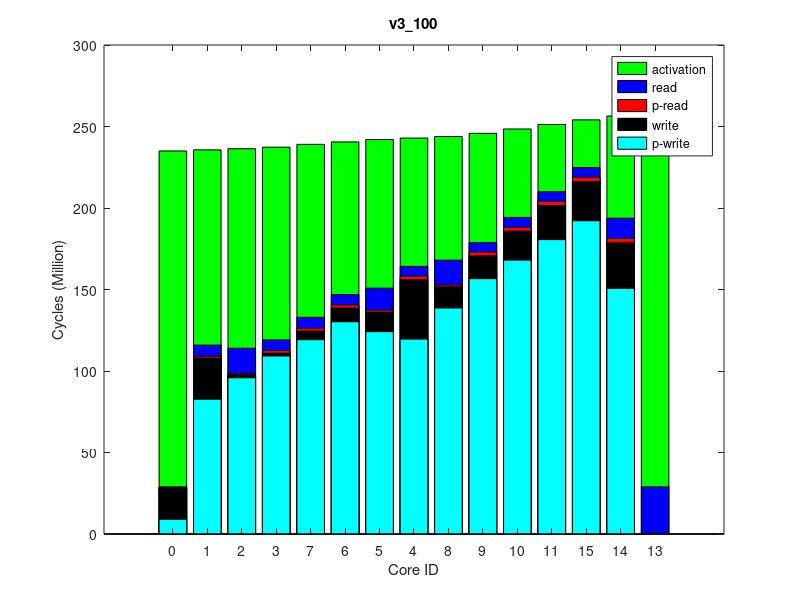

This chart was generated by the following MATLAB code:
times(1, :, :) = [
213666, 236532714, 0
1111996, 237215980, 0
801096, 237905624, 0
1673697, 238872458, 0
2185940, 244470022, 0
1295299, 243550597, 0
1966269, 242091736, 0
1816431, 240605519, 0
1147329, 245395602, 0
2352473, 247363253, 0
2401510, 250045905, 0
2572930, 252808393, 0
0, 258359480, 0
2696660, 258076872, 0
2740643, 255707360, 0
];
times(2, :, :) = [
213666, 236546270, 0
1112046, 237229574, 0
800780, 237920687, 0
1673604, 238888613, 0
2187050, 244484180, 0
1295342, 243564484, 0
1966704, 242106862, 0
1815469, 240621532, 0
1149022, 245409949, 0
2354717, 247377072, 0
2401999, 250058825, 0
2571081, 252821505, 0
0, 258374200, 0
2696131, 258091475, 0
2740732, 255720546, 0
];
times(3, :, :) = [
213666, 236536843, 0
1112123, 237220459, 0
799909, 237911533, 0
1673278, 238878161, 0
2186161, 244476435, 0
1295299, 243556385, 0
1966713, 242098555, 0
1816444, 240610987, 0
1147210, 245401947, 0
2357065, 247369451, 0
2401693, 250052653, 0
2570749, 252815030, 0
0, 258363227, 0
2695997, 258077931, 0
2740330, 255714401, 0
];
times(4, :, :) = [
213666, 236530110, 0
1112255, 237214731, 0
798656, 237903959, 0
1671399, 238872050, 0
2184284, 244469172, 0
1296376, 243549328, 0
1965447, 242090794, 0
1810226, 240604841, 0
1146725, 245394875, 0
2354929, 247360810, 0
2401223, 250042427, 0
2571129, 252804271, 0
0, 258349423, 0
2696105, 258068269, 0
2740512, 255701494, 0
];
times(5, :, :) = [
213666, 236546690, 0
1112283, 237231075, 0
801104, 237920183, 0
1672417, 238887485, 0
2183332, 244484299, 0
1295229, 243565030, 0
1964875, 242106819, 0
1810810, 240620322, 0
1145558, 245409708, 0
2352731, 247375881, 0
2402251, 250057156, 0
2572384, 252819899, 0
0, 258371644, 0
2696271, 258090516, 0
2741054, 255719380, 0
];
times(6, :, :) = [
213666, 236530541, 0
1112234, 237213604, 0
800058, 237901055, 0
1674610, 238869524, 0
2186303, 244467884, 0
1296329, 243548916, 0
1964270, 242090539, 0
1813582, 240604523, 0
1147196, 245393794, 0
2353250, 247358567, 0
2402102, 250040728, 0
2569527, 252802639, 0
0, 258342362, 0
2695872, 258060649, 0
2740424, 255699854, 0
];
times(7, :, :) = [
213666, 236546554, 0
1112077, 237229962, 0
800205, 237920608, 0
1674544, 238885403, 0
2186777, 244481845, 0
1295508, 243562636, 0
1966076, 242104248, 0
1815877, 240618093, 0
1146229, 245407482, 0
2353704, 247373605, 0
2400898, 250055979, 0
2570232, 252818522, 0
0, 258369843, 0
2696442, 258084080, 0
2740726, 255716282, 0
];
times(8, :, :) = [
213666, 236540003, 0
1112166, 237223828, 0
800338, 237913365, 0
1674606, 238882864, 0
2186032, 244480215, 0
1295469, 243560864, 0
1967005, 242102424, 0
1816387, 240617170, 0
1147252, 245405972, 0
2358226, 247371670, 0
2401399, 250053260, 0
2569951, 252816618, 0
0, 258378551, 0
2696360, 258098407, 0
2741199, 255717122, 0
];
times(9, :, :) = [
213666, 236559249, 0
1112205, 237242138, 0
801932, 237932319, 0
1673953, 238899215, 0
2186649, 244496709, 0
1295200, 243577396, 0
1966580, 242119722, 0
1816935, 240632202, 0
1147384, 245422190, 0
2355901, 247389650, 0
2401325, 250070594, 0
2570593, 252833402, 0
0, 258381368, 0
2695642, 258097946, 0
2740672, 255734155, 0
];
times(10, :, :) = [
213666, 236534754, 0
1112348, 237217895, 0
800986, 237908512, 0
1674816, 238874359, 0
2184704, 244473327, 0
1295201, 243553566, 0
1965389, 242094553, 0
1814418, 240607431, 0
1148568, 245398930, 0
2353440, 247364947, 0
2400960, 250047277, 0
2570942, 252809108, 0
0, 258347532, 0
2695880, 258062645, 0
2740218, 255708273, 0
];
ave_times = round(squeeze(mean(times)));
format long g, ave_times
std_times = round(squeeze(std(times)));
format long g, std_times
polling_read_times = ave_times;
times(1, :, :) = [
8972582, 234964837, 0
82710674, 235647239, 0
95861707, 236332402, 0
109281714, 237295231, 0
119615791, 242887733, 0
124143291, 241966448, 0
130261238, 240511724, 0
119276051, 239028231, 0
138538334, 243811411, 0
156643786, 245778457, 0
168039571, 248455916, 0
180651175, 251213004, 0
0, 256656399, 0
150637594, 256369596, 0
192213605, 254034497, 0
];
times(2, :, :) = [
8972461, 234974760, 0
82531469, 235658321, 0
95739195, 236344279, 0
109152577, 237307712, 0
119262617, 242901587, 0
124017471, 241980552, 0
129976424, 240524718, 0
119001155, 239040219, 0
138614680, 243824962, 0
156525743, 245793308, 0
167872255, 248471737, 0
180522611, 251230450, 0
0, 256682088, 0
150651819, 256396715, 0
192119381, 254046489, 0
];
times(3, :, :) = [
8986294, 234973896, 0
82720398, 235657219, 0
95864646, 236342625, 0
109239688, 237303077, 0
119622850, 242895017, 0
124158897, 241973972, 0
130281017, 240518529, 0
119284110, 239034553, 0
138746046, 243819187, 0
156762846, 245787777, 0
167897851, 248465806, 0
180552230, 251222462, 0
0, 256675563, 0
150649909, 256390520, 0
192160480, 254040212, 0
];
times(4, :, :) = [
8962780, 234974365, 0
82629018, 235658278, 0
95866874, 236342475, 0
109192218, 237303995, 0
119635148, 242896824, 0
124146808, 241974882, 0
130265747, 240520754, 0
119241050, 239036225, 0
138583435, 243820767, 0
156667125, 245788359, 0
168055985, 248466101, 0
180622487, 251223398, 0
0, 256672392, 0
150644946, 256388263, 0
192171164, 254041684, 0
];
times(5, :, :) = [
8969165, 234962346, 0
82648405, 235644538, 0
95869794, 236331761, 0
109205646, 237292032, 0
119587467, 242885477, 0
124190213, 241964061, 0
130150828, 240507277, 0
119128579, 239024220, 0
138742712, 243809304, 0
156630122, 245777073, 0
168021070, 248454487, 0
180632806, 251212965, 0
0, 256663575, 0
150641294, 256379355, 0
192211217, 254030651, 0
];
times(6, :, :) = [
8976319, 234969380, 0
82545487, 235652226, 0
95783065, 236336148, 0
109125402, 237297822, 0
119595896, 242890365, 0
124189958, 241969298, 0
130173746, 240513590, 0
119149671, 239030763, 0
138548408, 243814133, 0
156643611, 245780945, 0
167993919, 248458519, 0
180605689, 251216082, 0
0, 256677152, 0
150649782, 256390751, 0
192177985, 254036905, 0
];
times(7, :, :) = [
8980901, 234965652, 0
82743118, 235648085, 0
95877887, 236334691, 0
109205985, 237293978, 0
119642688, 242887163, 0
124148647, 241965987, 0
130263112, 240509897, 0
119241706, 239026727, 0
138772481, 243811236, 0
156719527, 245779343, 0
168005303, 248457242, 0
180595842, 251214165, 0
0, 256657669, 0
150645010, 256380119, 0
192134194, 254033204, 0
];
times(8, :, :) = [
8975485, 234964351, 0
82719324, 235646456, 0
95854629, 236332467, 0
109265736, 237292181, 0
119605528, 242885474, 0
124180953, 241963685, 0
130212116, 240508238, 0
119218583, 239024522, 0
138599631, 243808557, 0
156736900, 245776230, 0
168059846, 248454884, 0
180613800, 251212209, 0
0, 256657994, 0
150644966, 256379716, 0
192151047, 254030281, 0
];
times(9, :, :) = [
8957868, 234960100, 0
82583051, 235643580, 0
95808878, 236329726, 0
109178363, 237291902, 0
119575686, 242883629, 0
124143097, 241962487, 0
130182321, 240507652, 0
119121883, 239024125, 0
138732679, 243807418, 0
156625817, 245775248, 0
167989701, 248453940, 0
180643700, 251211794, 0
0, 256659772, 0
150632527, 256378234, 0
192210229, 254032160, 0
];
times(10, :, :) = [
8976766, 234978673, 0
82712205, 235660987, 0
95877251, 236347972, 0
109193772, 237309681, 0
119630822, 242899895, 0
124159711, 241978772, 0
130277083, 240524229, 0
119239260, 239042216, 0
138531618, 243823766, 0
156595743, 245791862, 0
168017075, 248469124, 0
180636313, 251225678, 0
0, 256678731, 0
150653212, 256394511, 0
192197630, 254050022, 0
];
ave_times = round(squeeze(mean(times)));
format long g, ave_times
std_times = round(squeeze(std(times)));
format long g, std_times
polling_write_times = ave_times;
times(1, :, :) = [
0, 261730229, 0
7973575, 262494725, 64000
16249512, 263239803, 128000
8124070, 264274300, 64000
8168290, 270448155, 64000
14764153, 269420531, 128000
8335332, 267805290, 64000
8477584, 266148810, 64000
16393128, 271447775, 128000
8139277, 273603012, 64000
8447520, 276533558, 64000
8487599, 279506977, 64000
28927081, 285346375, 255980
15103542, 285055053, 128000
8645362, 282552570, 64000
];
times(2, :, :) = [
0, 261735966, 0
7967317, 262502093, 64000
16249760, 263247191, 128000
8158713, 264293252, 64000
8166906, 270481417, 64000
14767089, 269453725, 128000
8335010, 267838327, 64000
8478964, 266183026, 64000
16412293, 271484642, 128000
8138931, 273640046, 64000
8450251, 276569894, 64000
8489621, 279546533, 64000
28926440, 285379624, 255980
15107126, 285087722, 128000
8647803, 282592528, 64000
];
times(3, :, :) = [
0, 261746301, 0
7970301, 262511633, 64000
16249850, 263256488, 128000
8159455, 264291947, 64000
8170171, 270464203, 64000
14766674, 269437778, 128000
8335638, 267823840, 64000
8481077, 266170416, 64000
16406613, 271465722, 128000
8134350, 273621849, 64000
8447423, 276550185, 64000
8486758, 279525705, 64000
28927714, 285361326, 255980
15103958, 285066208, 128000
8650017, 282571717, 64000
];
times(4, :, :) = [
0, 261733460, 0
7968524, 262498484, 64000
16250625, 263245166, 128000
8159066, 264280471, 64000
8167227, 270452955, 64000
14765260, 269426284, 128000
8333914, 267812081, 64000
8478804, 266155092, 64000
16388083, 271456263, 128000
8137292, 273608891, 64000
8449539, 276537601, 64000
8488330, 279510565, 64000
28925622, 285340613, 255980
15103841, 285049715, 128000
8650939, 282556452, 64000
];
times(5, :, :) = [
0, 261743120, 0
7969787, 262507930, 64000
16253105, 263254246, 128000
8124720, 264289393, 64000
8169445, 270468967, 64000
14763781, 269442065, 128000
8334089, 267828680, 64000
8480773, 266173139, 64000
16377384, 271470501, 128000
8137479, 273626254, 64000
8449787, 276554584, 64000
8487751, 279524010, 64000
28926880, 285361630, 255980
15103336, 285069231, 128000
8645693, 282569942, 64000
];
times(6, :, :) = [
0, 261747257, 0
7966845, 262513153, 64000
16250200, 263258976, 128000
8160617, 264293180, 64000
8166023, 270466886, 64000
14763900, 269438524, 128000
8333298, 267823041, 64000
8482262, 266166143, 64000
16389943, 271468441, 128000
8138476, 273620834, 64000
8450156, 276547454, 64000
8489436, 279515912, 64000
28928023, 285331635, 255980
15104602, 285040494, 128000
8647532, 282560845, 64000
];
times(7, :, :) = [
0, 261748084, 0
7968284, 262513468, 64000
16251871, 263259046, 128000
8159657, 264292702, 64000
8169181, 270461091, 64000
14764662, 269436513, 128000
8335298, 267822328, 64000
8478747, 266164422, 64000
16384115, 271463306, 128000
8138693, 273616151, 64000
8448258, 276544976, 64000
8487735, 279520918, 64000
28926110, 285356215, 255980
15102023, 285061464, 128000
8645376, 282565597, 64000
];
times(8, :, :) = [
0, 261751860, 0
7969697, 262518667, 64000
16253764, 263264215, 128000
8127174, 264309358, 64000
8166367, 270479422, 64000
14765692, 269453797, 128000
8334973, 267840620, 64000
8482374, 266183412, 64000
16410178, 271482068, 128000
8135388, 273638278, 64000
8448608, 276567018, 64000
8488418, 279535885, 64000
28927205, 285374822, 255980
15105027, 285086146, 128000
8648756, 282580169, 64000
];
times(9, :, :) = [
0, 261731571, 0
7972772, 262496405, 64000
16253251, 263242547, 128000
8125314, 264277614, 64000
8168066, 270448001, 64000
14765249, 269422048, 128000
8333977, 267807896, 64000
8478472, 266149879, 64000
16390692, 271450116, 128000
8139583, 273603979, 64000
8448940, 276530926, 64000
8487499, 279500584, 64000
28926262, 285346748, 255980
15107263, 285051156, 128000
8649599, 282546452, 64000
];
times(10, :, :) = [
0, 261725033, 0
7966929, 262490741, 64000
16251990, 263236457, 128000
8160141, 264280632, 64000
8169222, 270461033, 64000
14766084, 269434552, 128000
8335846, 267819951, 64000
8480178, 266162955, 64000
16384709, 271462063, 128000
8138927, 273617919, 64000
8448612, 276546486, 64000
8487342, 279518743, 64000
28926281, 285349987, 255980
15102088, 285055513, 128000
8647968, 282564103, 64000
];
ave_times = round(squeeze(mean(times)));
format long g, ave_times
std_times = round(squeeze(std(times)));
format long g, std_times
read_times = ave_times;
times(1, :, :) = [
0, 234985172, 0
0, 235666743, 0
0, 236355574, 0
0, 237320468, 0
0, 242914564, 0
0, 241993964, 0
0, 240538337, 0
0, 239054070, 0
0, 243840406, 0
0, 245809464, 0
0, 248487217, 0
0, 251247551, 0
0, 256698677, 0
0, 256418276, 0
0, 254069900, 0
];
times(2, :, :) = [
0, 234983587, 0
0, 235664091, 0
0, 236351028, 0
0, 237312262, 0
0, 242906424, 0
0, 241986254, 0
0, 240529894, 0
0, 239044701, 0
0, 243833170, 0
0, 245801570, 0
0, 248480391, 0
0, 251239211, 0
0, 256687615, 0
0, 256402496, 0
0, 254058072, 0
];
times(3, :, :) = [
0, 234989069, 0
0, 235670185, 0
0, 236358337, 0
0, 237323479, 0
0, 242919954, 0
0, 241998643, 0
0, 240542723, 0
0, 239056391, 0
0, 243846590, 0
0, 245816125, 0
0, 248494549, 0
0, 251253267, 0
0, 256721921, 0
0, 256440375, 0
0, 254081349, 0
];
times(4, :, :) = [
0, 234974769, 0
0, 235656770, 0
0, 236343375, 0
0, 237308382, 0
0, 242903410, 0
0, 241982992, 0
0, 240526811, 0
0, 239041107, 0
0, 243829513, 0
0, 245798849, 0
0, 248476324, 0
0, 251233600, 0
0, 256677206, 0
0, 256399623, 0
0, 254051857, 0
];
times(5, :, :) = [
0, 235016630, 0
0, 235698646, 0
0, 236385728, 0
0, 237351053, 0
0, 242947492, 0
0, 242026601, 0
0, 240569830, 0
0, 239083797, 0
0, 243873646, 0
0, 245842463, 0
0, 248520993, 0
0, 251278350, 0
0, 256728235, 0
0, 256447887, 0
0, 254106759, 0
];
times(6, :, :) = [
0, 234973766, 0
0, 235655265, 0
0, 236341877, 0
0, 237307745, 0
0, 242903989, 0
0, 241983332, 0
0, 240526608, 0
0, 239040680, 0
0, 243829394, 0
0, 245797986, 0
0, 248475652, 0
0, 251233839, 0
0, 256682933, 0
0, 256399898, 0
0, 254057207, 0
];
times(7, :, :) = [
0, 235001863, 0
0, 235682882, 0
0, 236368919, 0
0, 237331328, 0
0, 242925957, 0
0, 242005084, 0
0, 240549744, 0
0, 239064845, 0
0, 243851659, 0
0, 245821072, 0
0, 248500234, 0
0, 251257579, 0
0, 256706662, 0
0, 256424371, 0
0, 254079790, 0
];
times(8, :, :) = [
0, 234985738, 0
0, 235668163, 0
0, 236355318, 0
0, 237319738, 0
0, 242916941, 0
0, 241995072, 0
0, 240539217, 0
0, 239052512, 0
0, 243843067, 0
0, 245811241, 0
0, 248489763, 0
0, 251247916, 0
0, 256707854, 0
0, 256426382, 0
0, 254073371, 0
];
times(9, :, :) = [
0, 234990815, 0
0, 235672508, 0
0, 236360095, 0
0, 237322279, 0
0, 242916389, 0
0, 241995006, 0
0, 240539521, 0
0, 239055262, 0
0, 243842290, 0
0, 245811608, 0
0, 248490760, 0
0, 251249079, 0
0, 256706331, 0
0, 256420768, 0
0, 254076612, 0
];
times(10, :, :) = [
0, 234986421, 0
0, 235668494, 0
0, 236356556, 0
0, 237319717, 0
0, 242914869, 0
0, 241993709, 0
0, 240537123, 0
0, 239052774, 0
0, 243841080, 0
0, 245809808, 0
0, 248489004, 0
0, 251246699, 0
0, 256699599, 0
0, 256415787, 0
0, 254068996, 0
];
ave_times = round(squeeze(mean(times)));
format long g, ave_times
std_times = round(squeeze(std(times)));
format long g, std_times
total_times = ave_times;
times(1, :, :) = [
28654842, 236399935, 64000
108105052, 237070608, 128000
97933045, 237748687, 64000
111211562, 238699137, 64000
156101401, 244323071, 128000
136125341, 243406837, 64000
138754167, 241920628, 64000
124669253, 240430629, 64000
151688509, 245263664, 64000
170750496, 247283404, 64000
185801353, 250033168, 64000
201573930, 252864510, 64000
0, 258375854, 0
178613116, 258095761, 64000
216222378, 255736731, 64000
];
times(2, :, :) = [
28604967, 236381040, 64000
107662400, 237053620, 128000
97511731, 237732453, 64000
110475630, 238682037, 64000
155921102, 244303017, 128000
135765190, 243386072, 64000
138272506, 241901662, 64000
124050004, 240412264, 64000
151398349, 245244454, 64000
170384802, 247266017, 64000
185651943, 250015825, 64000
201451269, 252844333, 64000
0, 258363664, 0
178605503, 258082926, 64000
216170678, 255718189, 64000
];
times(3, :, :) = [
28615992, 236396654, 64000
107944633, 237068353, 128000
97702631, 237748460, 64000
110985016, 238698138, 64000
156154738, 244322604, 128000
136148340, 243406519, 64000
138614636, 241919293, 64000
124490416, 240429444, 64000
151668055, 245263381, 64000
170745701, 247283989, 64000
185858407, 250031953, 64000
201577180, 252860604, 64000
0, 258372619, 0
178603072, 258093805, 64000
216190038, 255733975, 64000
];
times(4, :, :) = [
28621529, 236383189, 64000
107822920, 237056085, 128000
97615137, 237736326, 64000
110754427, 238684119, 64000
155863700, 244307149, 128000
135914197, 243390140, 64000
138475548, 241905079, 64000
124306148, 240415142, 64000
151468604, 245247549, 64000
170488754, 247269061, 64000
185681389, 250015912, 64000
201372337, 252840685, 64000
0, 258356401, 0
178587859, 258074267, 64000
216145443, 255715817, 64000
];
times(5, :, :) = [
28650171, 236410463, 64000
108078341, 237084352, 128000
97912165, 237764239, 64000
111172494, 238712318, 64000
156088274, 244338286, 128000
136085625, 243421958, 64000
138573505, 241934710, 64000
124555591, 240444158, 64000
151653206, 245279587, 64000
170659829, 247299664, 64000
185756717, 250050152, 64000
201530266, 252877427, 64000
0, 258404038, 0
178641275, 258123771, 64000
216274332, 255751815, 64000
];
times(6, :, :) = [
28616698, 236403349, 64000
107884164, 237075602, 128000
97705593, 237756088, 64000
110856090, 238703263, 64000
156054706, 244325330, 128000
136065419, 243408537, 64000
138624746, 241922203, 64000
124530266, 240433943, 64000
151596710, 245265859, 64000
170645068, 247286796, 64000
185739105, 250035378, 64000
201507403, 252864833, 64000
0, 258385033, 0
178620582, 258103861, 64000
216214162, 255741554, 64000
];
times(7, :, :) = [
28626089, 236402606, 64000
108031713, 237075605, 128000
97883792, 237754265, 64000
111229835, 238703810, 64000
155988770, 244326995, 128000
136277531, 243410544, 64000
138834119, 241924141, 64000
124745526, 240434421, 64000
151822025, 245267891, 64000
170773793, 247288214, 64000
185981266, 250038502, 64000
201613816, 252867899, 64000
0, 258390937, 0
178621641, 258105925, 64000
216266133, 255744360, 64000
];
times(8, :, :) = [
28606877, 236385362, 64000
107732762, 237058496, 128000
97633640, 237738590, 64000
110718220, 238686320, 64000
156037140, 244308282, 128000
136030673, 243392077, 64000
138502664, 241907461, 64000
124399339, 240417572, 64000
151624492, 245249468, 64000
170664400, 247268939, 64000
185683486, 250017902, 64000
201438037, 252847424, 64000
0, 258370775, 0
178608546, 258090969, 64000
216111562, 255719740, 64000
];
times(9, :, :) = [
28622428, 236385968, 64000
107864039, 237058701, 128000
97667405, 237739533, 64000
110877084, 238689189, 64000
156089117, 244311379, 128000
136058208, 243394906, 64000
138610776, 241909192, 64000
124514948, 240420003, 64000
151730862, 245251764, 64000
170739601, 247272571, 64000
185834713, 250023775, 64000
201585888, 252856895, 64000
0, 258383669, 0
178628721, 258098056, 64000
216237169, 255731705, 64000
];
times(10, :, :) = [
28631499, 236384770, 64000
107811510, 237057221, 128000
97598240, 237737577, 64000
110751713, 238685224, 64000
155929821, 244309540, 128000
136000036, 243392437, 64000
138559975, 241906072, 64000
124347980, 240416445, 64000
151491527, 245249815, 64000
170507906, 247270780, 64000
185663787, 250019254, 64000
201434135, 252849799, 64000
0, 258377113, 0
178616232, 258097198, 64000
216165047, 255726235, 64000
];
ave_times = round(squeeze(mean(times)));
format long g, ave_times
std_times = round(squeeze(std(times)));
format long g, std_times
write_times = ave_times;
mytitle = 'v3\_100';
order = [1 2 3 4 8 7 6 5 9 10 11 12 15 14 13];

total_times = total_times(:, 2)(order);

read_times = read_times(:, 1)(order);
write_times = write_times(:, 1)(order);

polling_read_times = polling_read_times(:, 1)(order);
polling_write_times = polling_write_times(:, 1)(order);

total_times /= 1000000;

read_times /= 1000000;
write_times /= 1000000;

polling_read_times /= 1000000;
polling_write_times /= 1000000;

% laying read on top of write
read_times += write_times;
polling_read_times += write_times;

figure(1);
clf()
% set(gcf, 'Position', get(0,'Screensize'));
% set(gcf,'units','normalized','outerposition',[0 0 1 1])
bar(0:14, total_times,'g');
hold on;
bar(0:14, read_times,'b');
bar(0:14, polling_read_times,'r');
bar(0:14, write_times,'k');
bar(0:14, polling_write_times,'c');
hold off

axis([-2 16 0 300])
% axis([-1 15])
set(gca,'XTick',0:14);
set(gca,'xticklabel',{ '0'; '1'; '2'; '3'; '7'; '6'; '5'; '4'; '8'; '9'; '10'; '11'; '15'; '14'; '13' })

xlabel('Core ID')
ylabel('Cycles (Million)')

legend('activation', 'read', 'p-read', 'write', 'p-write')
title(mytitle)
print(1, strcat(mytitle, '.png'))
